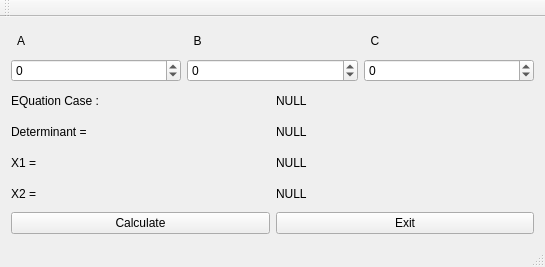
<?xml version="1.0" encoding="UTF-8"?>
<ui version="4.0">
 <class>LinuxQWindow</class>
 <widget class="QMainWindow" name="LinuxQWindow">
  <property name="geometry">
   <rect>
    <x>0</x>
    <y>0</y>
    <width>545</width>
    <height>267</height>
   </rect>
  </property>
  <property name="windowTitle">
   <string>LinuxQWindow</string>
  </property>
  <widget class="QWidget" name="centralWidget">
   <layout class="QVBoxLayout" name="verticalLayout">
    <item>
     <layout class="QHBoxLayout" name="horizontalLayout_2">
      <item>
       <widget class="QLabel" name="label">
        <property name="text">
         <string>  A</string>
        </property>
       </widget>
      </item>
      <item>
       <widget class="QLabel" name="label_2">
        <property name="text">
         <string>  B</string>
        </property>
       </widget>
      </item>
      <item>
       <widget class="QLabel" name="label_3">
        <property name="text">
         <string>  C</string>
        </property>
       </widget>
      </item>
     </layout>
    </item>
    <item>
     <layout class="QHBoxLayout" name="horizontalLayout">
      <item>
       <widget class="QSpinBox" name="aa">
        <property name="minimum">
         <number>-9999</number>
        </property>
        <property name="maximum">
         <number>9999</number>
        </property>
        <property name="value">
         <number>0</number>
        </property>
       </widget>
      </item>
      <item>
       <widget class="QSpinBox" name="bb">
        <property name="minimum">
         <number>-9999</number>
        </property>
        <property name="maximum">
         <number>9999</number>
        </property>
       </widget>
      </item>
      <item>
       <widget class="QSpinBox" name="cc">
        <property name="minimum">
         <number>-9999</number>
        </property>
        <property name="maximum">
         <number>9999</number>
        </property>
       </widget>
      </item>
     </layout>
    </item>
    <item>
     <layout class="QHBoxLayout" name="horizontalLayout_3">
      <item>
       <widget class="QLabel" name="label_4">
        <property name="text">
         <string>EQuation Case :</string>
        </property>
       </widget>
      </item>
      <item>
       <widget class="QLabel" name="eqcase">
        <property name="text">
         <string>NULL</string>
        </property>
       </widget>
      </item>
     </layout>
    </item>
    <item>
     <layout class="QHBoxLayout" name="horizontalLayout_4">
      <item>
       <widget class="QLabel" name="label_6">
        <property name="text">
         <string>Determinant =</string>
        </property>
       </widget>
      </item>
      <item>
       <widget class="QLabel" name="delta">
        <property name="text">
         <string>NULL</string>
        </property>
       </widget>
      </item>
     </layout>
    </item>
    <item>
     <layout class="QHBoxLayout" name="horizontalLayout_5">
      <item>
       <widget class="QLabel" name="label_8">
        <property name="text">
         <string>X1 =</string>
        </property>
       </widget>
      </item>
      <item>
       <widget class="QLabel" name="x1">
        <property name="text">
         <string>NULL</string>
        </property>
       </widget>
      </item>
     </layout>
    </item>
    <item>
     <layout class="QHBoxLayout" name="horizontalLayout_6">
      <item>
       <widget class="QLabel" name="label_10">
        <property name="text">
         <string>X2 =</string>
        </property>
       </widget>
      </item>
      <item>
       <widget class="QLabel" name="x2">
        <property name="text">
         <string>NULL</string>
        </property>
       </widget>
      </item>
     </layout>
    </item>
    <item>
     <layout class="QHBoxLayout" name="horizontalLayout_7">
      <item>
       <widget class="QPushButton" name="calcualte">
        <property name="text">
         <string>Calculate</string>
        </property>
       </widget>
      </item>
      <item>
       <widget class="QPushButton" name="exit">
        <property name="text">
         <string>Exit</string>
        </property>
       </widget>
      </item>
     </layout>
    </item>
   </layout>
  </widget>
  <widget class="QMenuBar" name="menuBar">
   <property name="geometry">
    <rect>
     <x>0</x>
     <y>0</y>
     <width>545</width>
     <height>25</height>
    </rect>
   </property>
  </widget>
  <widget class="QToolBar" name="mainToolBar">
   <attribute name="toolBarArea">
    <enum>TopToolBarArea</enum>
   </attribute>
   <attribute name="toolBarBreak">
    <bool>false</bool>
   </attribute>
  </widget>
  <widget class="QStatusBar" name="statusBar"/>
 </widget>
 <layoutdefault spacing="6" margin="11"/>
 <resources/>
 <connections/>
</ui>
